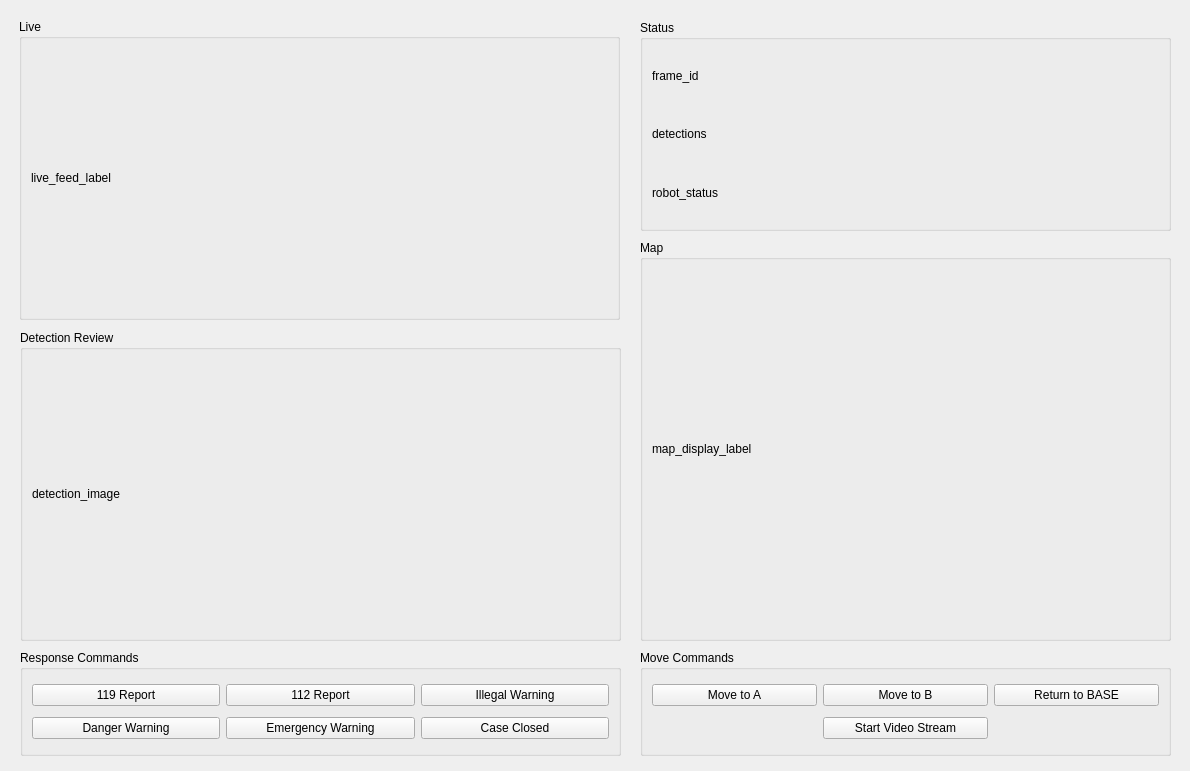
<?xml version="1.0" encoding="UTF-8"?>
<ui version="4.0">
 <class>Form</class>
 <widget class="QWidget" name="Form">
  <property name="windowModality">
   <enum>Qt::NonModal</enum>
  </property>
  <property name="geometry">
   <rect>
    <x>0</x>
    <y>0</y>
    <width>1190</width>
    <height>771</height>
   </rect>
  </property>
  <property name="windowTitle">
   <string>Form</string>
  </property>
  <widget class="QWidget" name="widget" native="true">
   <property name="enabled">
    <bool>true</bool>
   </property>
   <property name="geometry">
    <rect>
     <x>10</x>
     <y>10</y>
     <width>621</width>
     <height>751</height>
    </rect>
   </property>
   <property name="acceptDrops">
    <bool>false</bool>
   </property>
   <property name="autoFillBackground">
    <bool>false</bool>
   </property>
   <widget class="QGroupBox" name="live">
    <property name="geometry">
     <rect>
      <x>9</x>
      <y>9</y>
      <width>601</width>
      <height>301</height>
     </rect>
    </property>
    <property name="title">
     <string>Live</string>
    </property>
    <layout class="QGridLayout" name="gridLayout">
     <item row="0" column="0" rowspan="2">
      <widget class="QLabel" name="live_feed_label">
       <property name="text">
        <string>live_feed_label</string>
       </property>
      </widget>
     </item>
    </layout>
   </widget>
   <widget class="QGroupBox" name="detection_review">
    <property name="geometry">
     <rect>
      <x>10</x>
      <y>320</y>
      <width>601</width>
      <height>311</height>
     </rect>
    </property>
    <property name="title">
     <string>Detection Review</string>
    </property>
    <layout class="QGridLayout" name="gridLayout_4">
     <item row="1" column="0">
      <widget class="QLabel" name="detection_image">
       <property name="text">
        <string>detection_image</string>
       </property>
      </widget>
     </item>
    </layout>
   </widget>
   <widget class="QGroupBox" name="response_commands">
    <property name="geometry">
     <rect>
      <x>10</x>
      <y>640</y>
      <width>601</width>
      <height>106</height>
     </rect>
    </property>
    <property name="title">
     <string>Response Commands</string>
    </property>
    <layout class="QGridLayout" name="gridLayout_6">
     <item row="1" column="2">
      <widget class="QPushButton" name="btn_case_closed">
       <property name="text">
        <string>Case Closed</string>
       </property>
      </widget>
     </item>
     <item row="1" column="1">
      <widget class="QPushButton" name="btn_emergency_warning">
       <property name="text">
        <string>Emergency Warning</string>
       </property>
      </widget>
     </item>
     <item row="1" column="0">
      <widget class="QPushButton" name="btn_danger_warning">
       <property name="text">
        <string>Danger Warning</string>
       </property>
      </widget>
     </item>
     <item row="0" column="0">
      <widget class="QPushButton" name="btn_fire_report">
       <property name="text">
        <string>119 Report</string>
       </property>
      </widget>
     </item>
     <item row="0" column="1">
      <widget class="QPushButton" name="btn_police_report">
       <property name="text">
        <string>112 Report</string>
       </property>
      </widget>
     </item>
     <item row="0" column="2">
      <widget class="QPushButton" name="btn_illegal_warning">
       <property name="text">
        <string>Illegal Warning</string>
       </property>
      </widget>
     </item>
    </layout>
   </widget>
  </widget>
  <widget class="QWidget" name="widget_2" native="true">
   <property name="geometry">
    <rect>
     <x>630</x>
     <y>10</y>
     <width>551</width>
     <height>751</height>
    </rect>
   </property>
   <widget class="QGroupBox" name="status">
    <property name="geometry">
     <rect>
      <x>10</x>
      <y>10</y>
      <width>531</width>
      <height>211</height>
     </rect>
    </property>
    <property name="title">
     <string>Status</string>
    </property>
    <layout class="QGridLayout" name="gridLayout_2">
     <item row="0" column="0">
      <widget class="QLabel" name="connectivity_label">
       <property name="text">
        <string>frame_id</string>
       </property>
      </widget>
     </item>
     <item row="1" column="0">
      <widget class="QLabel" name="detections">
       <property name="text">
        <string>detections</string>
       </property>
      </widget>
     </item>
     <item row="2" column="0">
      <widget class="QLabel" name="robot_status">
       <property name="text">
        <string>robot_status</string>
       </property>
      </widget>
     </item>
    </layout>
   </widget>
   <widget class="QGroupBox" name="map">
    <property name="geometry">
     <rect>
      <x>10</x>
      <y>230</y>
      <width>531</width>
      <height>401</height>
     </rect>
    </property>
    <property name="title">
     <string>Map</string>
    </property>
    <layout class="QGridLayout" name="gridLayout_3">
     <item row="1" column="1">
      <widget class="QLabel" name="map_display_label">
       <property name="text">
        <string>map_display_label</string>
       </property>
      </widget>
     </item>
    </layout>
   </widget>
   <widget class="QGroupBox" name="move_commands">
    <property name="geometry">
     <rect>
      <x>10</x>
      <y>640</y>
      <width>531</width>
      <height>106</height>
     </rect>
    </property>
    <property name="title">
     <string>Move Commands</string>
    </property>
    <layout class="QGridLayout" name="gridLayout_5">
     <item row="0" column="3">
      <widget class="QPushButton" name="btn_return_to_base">
       <property name="text">
        <string>Return to BASE</string>
       </property>
      </widget>
     </item>
     <item row="0" column="1">
      <widget class="QPushButton" name="btn_move_to_a">
       <property name="sizePolicy">
        <sizepolicy hsizetype="Minimum" vsizetype="Fixed">
         <horstretch>0</horstretch>
         <verstretch>0</verstretch>
        </sizepolicy>
       </property>
       <property name="text">
        <string>Move to A</string>
       </property>
      </widget>
     </item>
     <item row="0" column="2">
      <widget class="QPushButton" name="btn_move_to_b">
       <property name="text">
        <string>Move to B</string>
       </property>
      </widget>
     </item>
     <item row="1" column="2">
      <widget class="QPushButton" name="btn_start_video_stream">
       <property name="text">
        <string>Start Video Stream</string>
       </property>
      </widget>
     </item>
    </layout>
   </widget>
  </widget>
 </widget>
 <resources/>
 <connections/>
</ui>
